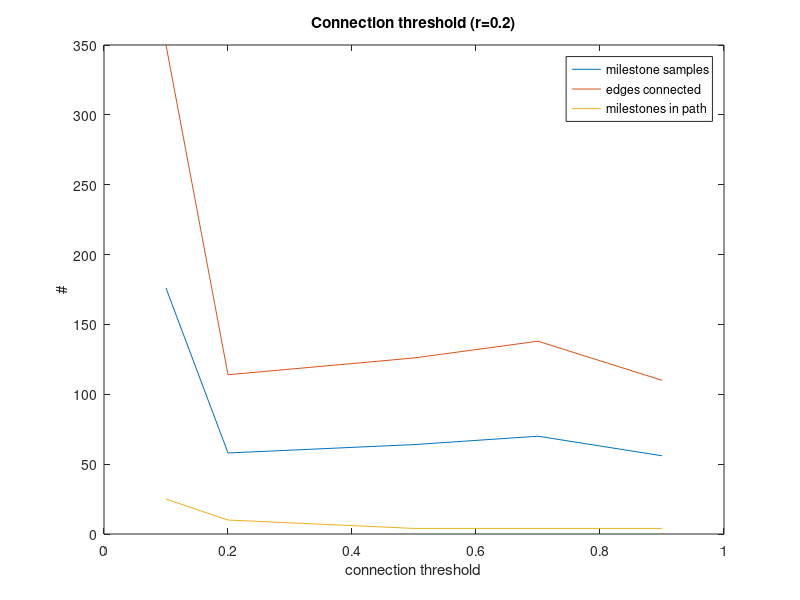

Reproduce this figure in MATLAB.
knn = [.1, .2, .3, .5, .7, .9]; 
sample = [176, 58, 60, 64, 70, 56];
EC = [350, 114, 118, 126, 138, 110];
path = [25, 10, 8, 4,4,4];

hold off;
plot(knn, sample);
hold on;
plot(knn, EC);
plot(knn, path);
legend('milestone samples', 'edges connected','milestones in path');
xlabel('connection threshold');
ylabel('#');
title('Connection threshold (r=0.2)');